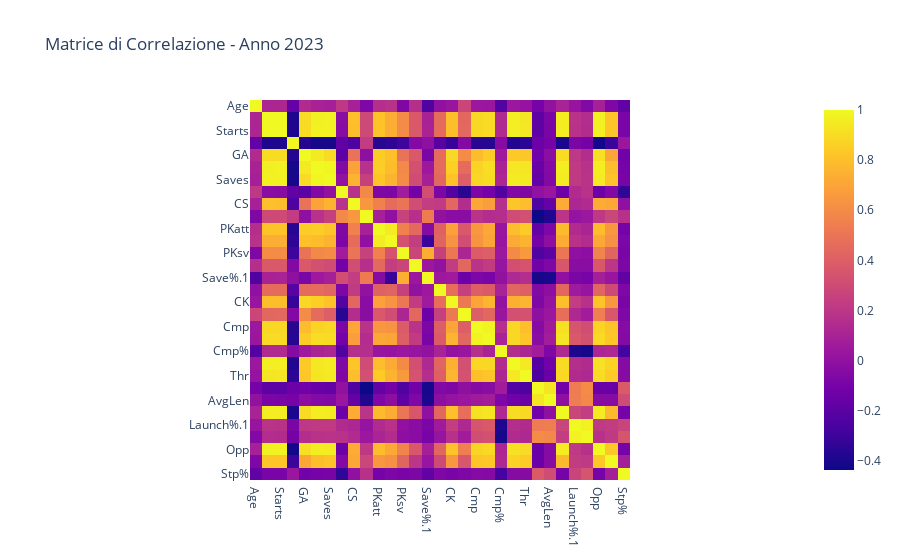
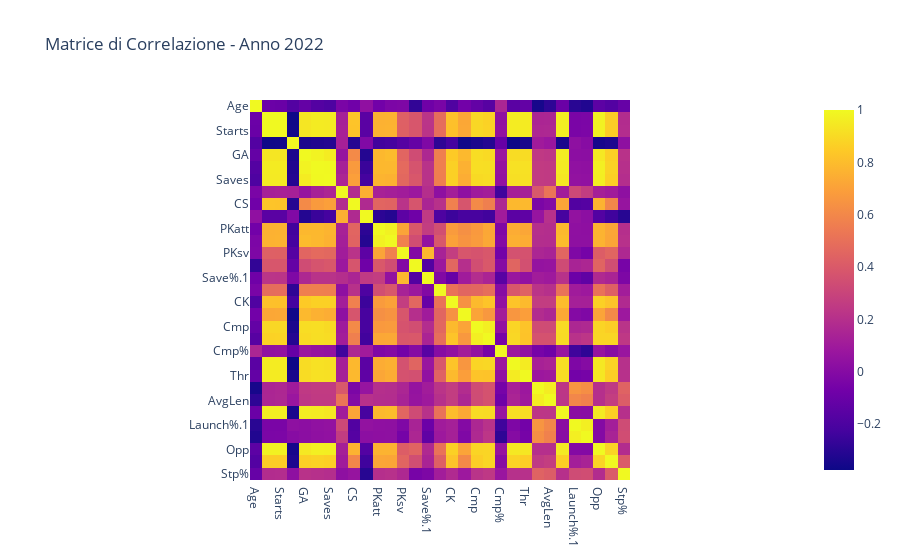
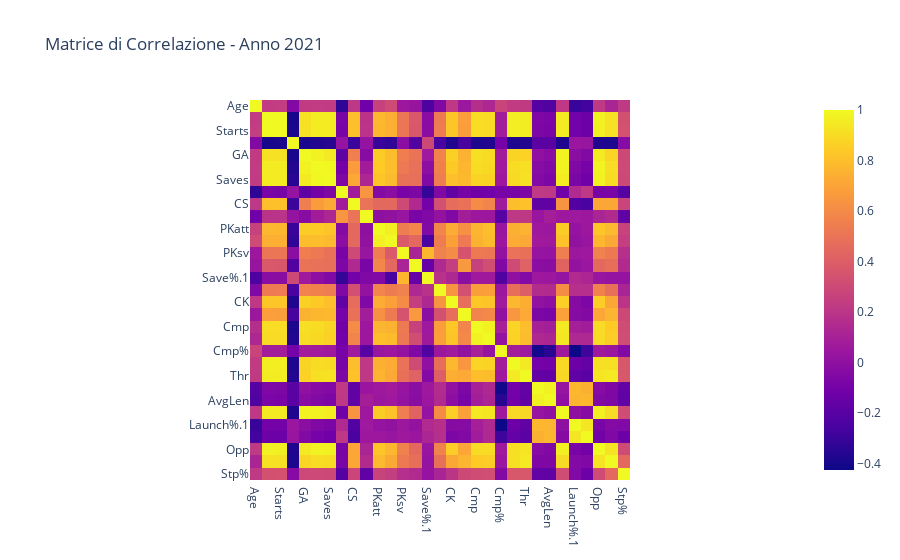
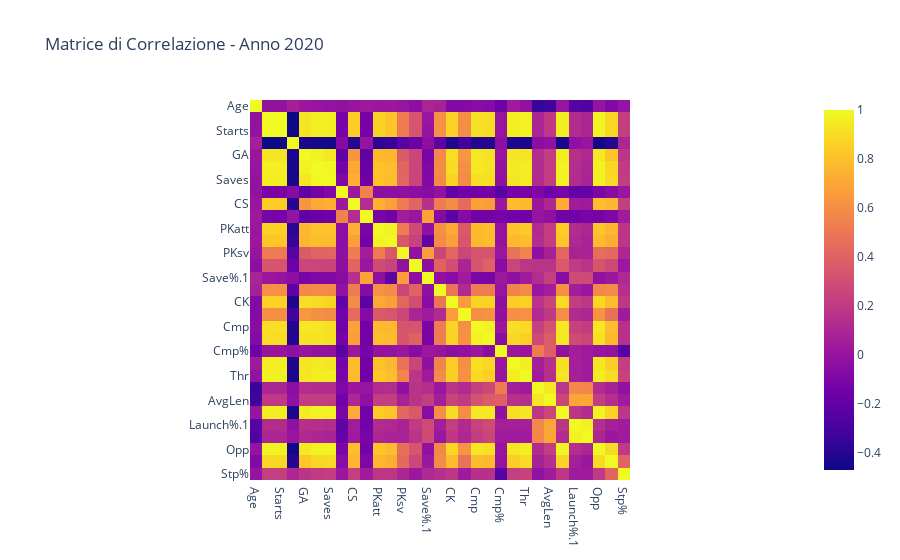

These figures' notebook cell, in order:
### Code cell
# Questa parte di codice crea 5 figure che rappresentano il riquadro di correlazione fra le statistiche
# suddiviso per annata

stat1 = 'Saves'
stat2 = 'Age'
correlations = []
years = []

for file in files:
    # Leggi il file Excel
    data_frame = pd.read_excel(file)

    # Uso .drop per rimuovere dal data frame quelle statistiche che non voglio usare in questa analisi
    data_frame.drop(columns=['Player', 'Nation', 'Pos', 'Squad'], inplace=True)

    # Calcolo la matrice di correlazione
    corr_matrix = data_frame.corr()

    # Ottengo l'anno dal file usando il mapping
    year = year_mapping[file]
    years.append(year)

    # Ottengo in output il grafico di correlazione
    fig = px.imshow(corr_matrix, title=f"Matrice di Correlazione - Anno {year}")
    fig.show()

    # Questa parte di codice serve per conoscere la correlazione di due statistiche specificate, annata per annata
    if stat1 in corr_matrix.columns and stat2 in corr_matrix.columns:
        correlation_value = corr_matrix.loc[stat1, stat2]
        correlations.append(correlation_value)
    else:
        print(f"Anno {year}: Una o entrambe le statistiche non sono presenti nel dataset.")
        correlations.append(None)  # Aggiunge un valore nullo se manca la correlazione

# Crea un DataFrame con le correlazioni e gli anni
correlation_df = pd.DataFrame({'Anno': years,'Correlazione': correlations})

# Crea il grafico dell'andamento della correlazione nel tempo
fig = px.line(correlation_df, x='Anno', y='Correlazione',title=f"Correlazione tra {stat1} e {stat2} nel tempo",markers=True)
fig.update_xaxes(tickmode='linear', dtick=1)
fig.show()

### Figure 1 — Plotly figure (JSON) as saved in the notebook; plotly's stock layout.template omitted (floating-point values rounded to 4 significant figures; data arrays with more than 128 entries replaced by an {"elided": "..."} marker saying what was removed)
{"data": [{"coloraxis": "coloraxis", "hovertemplate": "x: %{x}<br>y: %{y}<br>color: %{z}<extra></extra>", "name": "0", "type": "heatmap", "x": ["Age", "MP", "Starts", "Min", "GA", "SoTA", "Saves", "Save%", "CS", "CS%", "PKatt", "PKA", "PKsv", "PKm", "Save%.1", "FK", "CK", "OG", "Cmp", "Att", "Cmp%", "Att (GK)", "Thr", "Launch%", "AvgLen", "Att.1", "Launch%.1", "AvgLen.1", "Opp", "Stp", "Stp%"], "xaxis": "x", "y": ["Age", "MP", "Starts", "Min", "GA", "SoTA", "Saves", "Save%", "CS", "CS%", "PKatt", "PKA", "PKsv", "PKm", "Save%.1", "FK", "CK", "OG", "Cmp", "Att", "Cmp%", "Att (GK)", "Thr", "Launch%", "AvgLen", "Att.1", "Launch%.1", "AvgLen.1", "Opp", "Stp", "Stp%"], "yaxis": "y", "z": {"elided": "31x31 float values"}}], "layout": {"coloraxis": {"colorscale": [[0, "#0d0887"], [0.1111, "#46039f"], [0.2222, "#7201a8"], [0.3333, "#9c179e"], [0.4444, "#bd3786"], [0.5556, "#d8576b"], [0.6667, "#ed7953"], [0.7778, "#fb9f3a"], [0.8889, "#fdca26"], [1, "#f0f921"]]}, "title": {"text": "Matrice di Correlazione - Anno 2023"}, "xaxis": {"anchor": "y", "constrain": "domain", "domain": [0, 1], "scaleanchor": "y"}, "yaxis": {"anchor": "x", "autorange": "reversed", "constrain": "domain", "domain": [0, 1]}}}

### Figure 2 — Plotly figure (JSON) as saved in the notebook; plotly's stock layout.template omitted (floating-point values rounded to 4 significant figures; data arrays with more than 128 entries replaced by an {"elided": "..."} marker saying what was removed)
{"data": [{"coloraxis": "coloraxis", "hovertemplate": "x: %{x}<br>y: %{y}<br>color: %{z}<extra></extra>", "name": "0", "type": "heatmap", "x": ["Age", "MP", "Starts", "Min", "GA", "SoTA", "Saves", "Save%", "CS", "CS%", "PKatt", "PKA", "PKsv", "PKm", "Save%.1", "FK", "CK", "OG", "Cmp", "Att", "Cmp%", "Att (GK)", "Thr", "Launch%", "AvgLen", "Att.1", "Launch%.1", "AvgLen.1", "Opp", "Stp", "Stp%"], "xaxis": "x", "y": ["Age", "MP", "Starts", "Min", "GA", "SoTA", "Saves", "Save%", "CS", "CS%", "PKatt", "PKA", "PKsv", "PKm", "Save%.1", "FK", "CK", "OG", "Cmp", "Att", "Cmp%", "Att (GK)", "Thr", "Launch%", "AvgLen", "Att.1", "Launch%.1", "AvgLen.1", "Opp", "Stp", "Stp%"], "yaxis": "y", "z": {"elided": "31x31 float values"}}], "layout": {"coloraxis": {"colorscale": [[0, "#0d0887"], [0.1111, "#46039f"], [0.2222, "#7201a8"], [0.3333, "#9c179e"], [0.4444, "#bd3786"], [0.5556, "#d8576b"], [0.6667, "#ed7953"], [0.7778, "#fb9f3a"], [0.8889, "#fdca26"], [1, "#f0f921"]]}, "title": {"text": "Matrice di Correlazione - Anno 2022"}, "xaxis": {"anchor": "y", "constrain": "domain", "domain": [0, 1], "scaleanchor": "y"}, "yaxis": {"anchor": "x", "autorange": "reversed", "constrain": "domain", "domain": [0, 1]}}}

### Figure 3 — Plotly figure (JSON) as saved in the notebook; plotly's stock layout.template omitted (floating-point values rounded to 4 significant figures; data arrays with more than 128 entries replaced by an {"elided": "..."} marker saying what was removed)
{"data": [{"coloraxis": "coloraxis", "hovertemplate": "x: %{x}<br>y: %{y}<br>color: %{z}<extra></extra>", "name": "0", "type": "heatmap", "x": ["Age", "MP", "Starts", "Min", "GA", "SoTA", "Saves", "Save%", "CS", "CS%", "PKatt", "PKA", "PKsv", "PKm", "Save%.1", "FK", "CK", "OG", "Cmp", "Att", "Cmp%", "Att (GK)", "Thr", "Launch%", "AvgLen", "Att.1", "Launch%.1", "AvgLen.1", "Opp", "Stp", "Stp%"], "xaxis": "x", "y": ["Age", "MP", "Starts", "Min", "GA", "SoTA", "Saves", "Save%", "CS", "CS%", "PKatt", "PKA", "PKsv", "PKm", "Save%.1", "FK", "CK", "OG", "Cmp", "Att", "Cmp%", "Att (GK)", "Thr", "Launch%", "AvgLen", "Att.1", "Launch%.1", "AvgLen.1", "Opp", "Stp", "Stp%"], "yaxis": "y", "z": {"elided": "31x31 float values"}}], "layout": {"coloraxis": {"colorscale": [[0, "#0d0887"], [0.1111, "#46039f"], [0.2222, "#7201a8"], [0.3333, "#9c179e"], [0.4444, "#bd3786"], [0.5556, "#d8576b"], [0.6667, "#ed7953"], [0.7778, "#fb9f3a"], [0.8889, "#fdca26"], [1, "#f0f921"]]}, "title": {"text": "Matrice di Correlazione - Anno 2021"}, "xaxis": {"anchor": "y", "constrain": "domain", "domain": [0, 1], "scaleanchor": "y"}, "yaxis": {"anchor": "x", "autorange": "reversed", "constrain": "domain", "domain": [0, 1]}}}

### Figure 4 — Plotly figure (JSON) as saved in the notebook; plotly's stock layout.template omitted (floating-point values rounded to 4 significant figures; data arrays with more than 128 entries replaced by an {"elided": "..."} marker saying what was removed)
{"data": [{"coloraxis": "coloraxis", "hovertemplate": "x: %{x}<br>y: %{y}<br>color: %{z}<extra></extra>", "name": "0", "type": "heatmap", "x": ["Age", "MP", "Starts", "Min", "GA", "SoTA", "Saves", "Save%", "CS", "CS%", "PKatt", "PKA", "PKsv", "PKm", "Save%.1", "FK", "CK", "OG", "Cmp", "Att", "Cmp%", "Att (GK)", "Thr", "Launch%", "AvgLen", "Att.1", "Launch%.1", "AvgLen.1", "Opp", "Stp", "Stp%"], "xaxis": "x", "y": ["Age", "MP", "Starts", "Min", "GA", "SoTA", "Saves", "Save%", "CS", "CS%", "PKatt", "PKA", "PKsv", "PKm", "Save%.1", "FK", "CK", "OG", "Cmp", "Att", "Cmp%", "Att (GK)", "Thr", "Launch%", "AvgLen", "Att.1", "Launch%.1", "AvgLen.1", "Opp", "Stp", "Stp%"], "yaxis": "y", "z": {"elided": "31x31 float values"}}], "layout": {"coloraxis": {"colorscale": [[0, "#0d0887"], [0.1111, "#46039f"], [0.2222, "#7201a8"], [0.3333, "#9c179e"], [0.4444, "#bd3786"], [0.5556, "#d8576b"], [0.6667, "#ed7953"], [0.7778, "#fb9f3a"], [0.8889, "#fdca26"], [1, "#f0f921"]]}, "title": {"text": "Matrice di Correlazione - Anno 2020"}, "xaxis": {"anchor": "y", "constrain": "domain", "domain": [0, 1], "scaleanchor": "y"}, "yaxis": {"anchor": "x", "autorange": "reversed", "constrain": "domain", "domain": [0, 1]}}}
